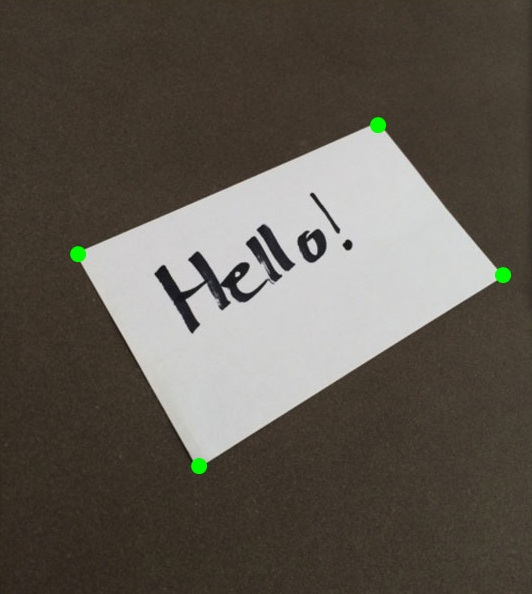
#> input picture getperspective-transform/original image.jpg, 532 x 594 px
$ python main2.py
#> lines starting #> are read from the running program, lines starting #| are printed output that depends on the picture; after the words box and inside, x2 and y2 are one past the last pixel; in counts of white or black regions, pixels touching at a corner belong together; long printed decimals are rounded
import cv2
import numpy as np


def order_pointers(pts):
    rect = np.zeros((4, 2), dtype="float32")
    s = pts.sum(axis=1)
    rect[0] = pts[np.argmin(s)]
    rect[2] = pts[np.argmax(s)]
    diff = np.diff(pts, axis=1)
    rect[1] = pts[np.argmin(diff)]
    rect[3] = pts[np.argmax(diff)]
    return rect


def four_point_transform(img, pts):
    rect = order_pointers(pts)
    (tl, tr, br, bl) = rect
    width_a = np.sqrt(((br[0] - bl[0]) ** 2) + ((br[1] - bl[1]) ** 2))
    width_b = np.sqrt(((tr[0] - tl[0]) ** 2) + ((tr[1] - tl[1]) ** 2))
    max_width = max(int(width_a), int(width_b))

    height_a = np.sqrt(((tr[0] - br[0]) ** 2) + ((tr[1] - br[1]) ** 2))
    height_b = np.sqrt(((tl[0] - bl[0]) ** 2) + ((tl[1] - bl[1]) ** 2))
    max_height = max(int(height_a), int(height_b))

    dst = np.array([
        [0, 0],
        [max_width - 1, 0],
        [max_width - 1, max_height - 1],
        [0, max_height - 1]], dtype="float32")

    M = cv2.getPerspectiveTransform(rect, dst)
    warped = cv2.warpPerspective(img, M, (max_width, max_height))
    return warped


print("=== Get Perspective Transform ===")
img_input = "original image.jpg"
img = cv2.imread(img_input)
#> img is the input picture: shape (594, 532, 3); mean B, G, R 80.8, 89.2, 95.2

hsv = cv2.cvtColor(img, cv2.COLOR_BGR2HSV)
#> hsv: shape (594, 532, 3); mean H, S, V 22, 59.8, 96
gray = cv2.cvtColor(hsv, cv2.COLOR_BGR2GRAY)
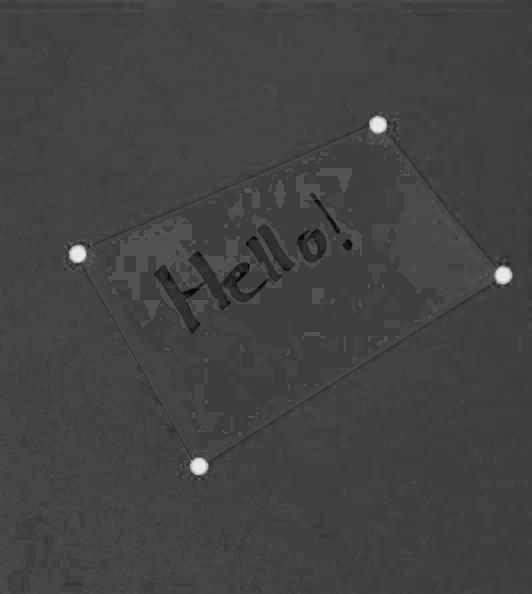
#> gray: shape (594, 532); min 5, max 233, mean 66.3
gray = cv2.bitwise_not(gray)
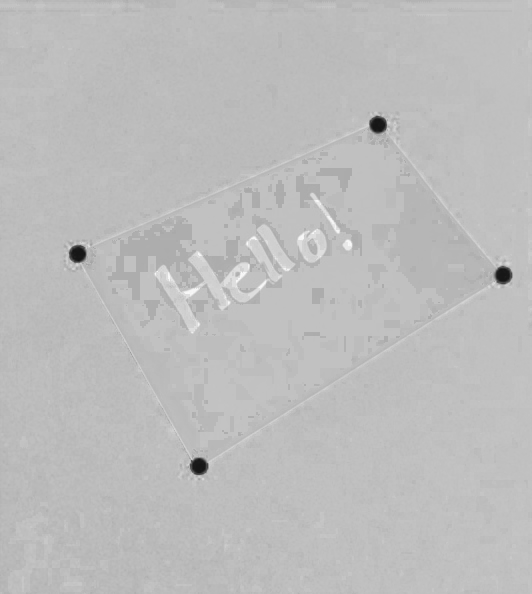
#> gray: shape (594, 532); min 22, max 250, mean 188.7
thresh = cv2.threshold(gray, 0, 255, cv2.THRESH_BINARY | cv2.THRESH_OTSU)[1]
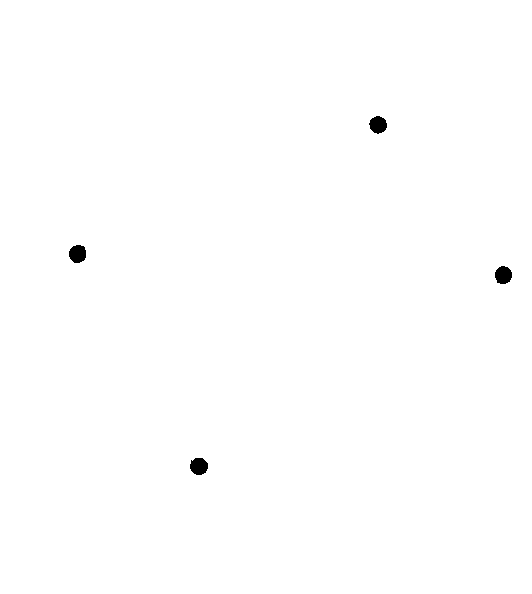
#> thresh: shape (594, 532); 99.7% white; 4 black regions, box (x1, y1, x2, y2) and area: (69, 245, 86, 263) 248, (190, 458, 208, 475) 244, (495, 266, 512, 284) 242, (369, 116, 387, 134) 238
coords = np.column_stack(np.where(thresh == 0))
#> coords = 972 pairs, first value 116 to 474, second value 69 to 511
min_rect = cv2.minAreaRect(coords)
#> min_rect = ((270.6, 293.8), (376.2, 261.7), -60.28)
pts = cv2.boxPoints(min_rect)
#> pts = [[291.1, 522], [63.76, 392.3], [250.2, 65.57], [477.5, 195.3]]
# pts = np.array(eval(min_rect), dtype="float32")
warped = four_point_transform(img, pts)
#> in order_pointers, `s = pts.sum(axis=1)`: s = [813.1, 456.1, 315.8, 672.8]
#> in order_pointers, `diff = np.diff(pts, axis=1)`: diff = [231, 328.5, -184.7, -282.2]
#> in four_point_transform, `rect = order_pointers(pts)`: rect = [[250.2, 65.57], [477.5, 195.3], [291.1, 522], [63.76, 392.3]]
#> in four_point_transform, `(tl, tr, br, bl) = rect`: tl = [250.2, 65.57]; tr = [477.5, 195.3]; br = [291.1, 522]; bl = [63.76, 392.3]
#> in four_point_transform, `width_a = np.sqrt(((br[0] - bl[0]) ** 2) + ((br[1] - bl[1]) ** 2))`: width_a = 261.7
#> in four_point_transform, `max_width = max(int(width_a), int(width_b))`: max_width = 261
#> in four_point_transform, `height_a = np.sqrt(((tr[0] - br[0]) ** 2) + ((tr[1] - br[1]) ** 2))`: height_a = 376.2
#> in four_point_transform, `max_height = max(int(height_a), int(height_b))`: max_height = 376
#> in four_point_transform, `dst = np.array([ [0, 0], [max_width - 1, 0], [max_width - 1, max_heigh..`: dst = [[0, 0], [260, 0], [260, 375], [0, 375]]
#> in four_point_transform, `M = cv2.getPerspectiveTransform(rect, dst)`: M = [[0.863, 0.492, -248.2], [-0.494, 0.866, 66.88], [-6.67e-11, 3.94e-11, 1]]
#> in four_point_transform, `warped = cv2.warpPerspective(img, M, (max_width, max_height))`:
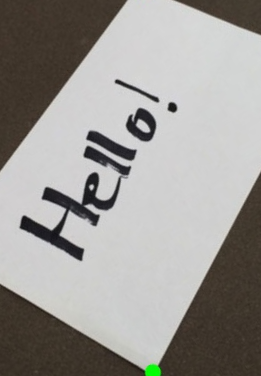
#> warped: shape (376, 261, 3); mean B, G, R 148.7, 152.3, 154.9
print("x====", min_rect)
#| x==== ((270.650, 293.795), (376.190, 261.712), -60.284)
cv2.imshow("Image", img)
cv2.imshow("Rotated", thresh)
cv2.imwrite("thresh.png", thresh)
cv2.imshow("Wraped", warped)
cv2.waitKey(0)
